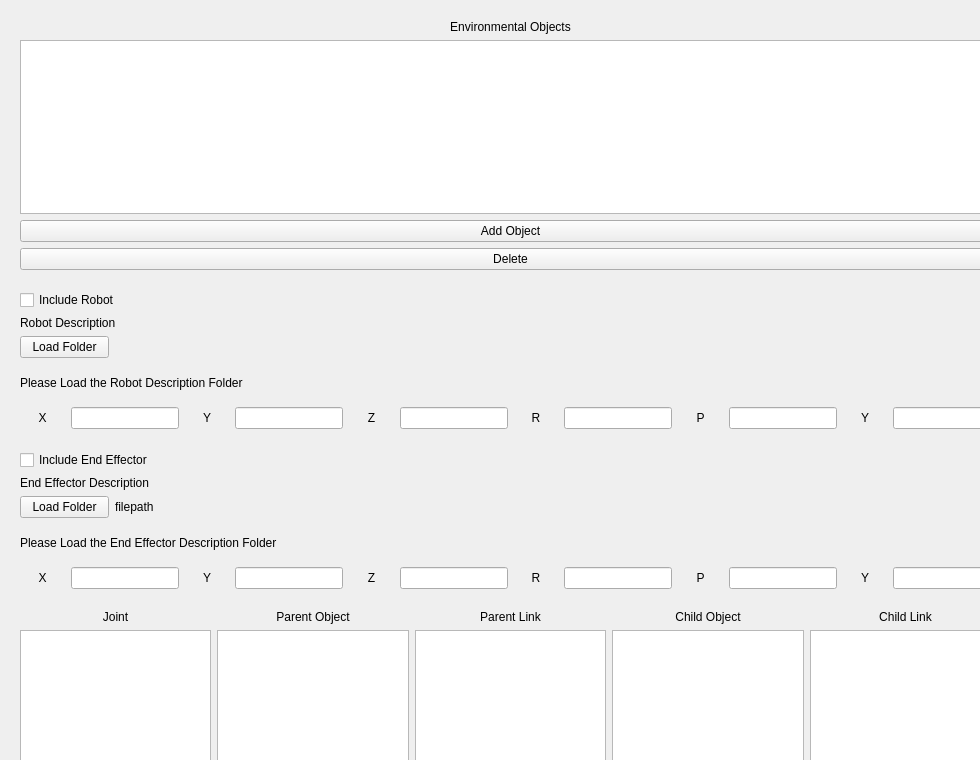
<?xml version="1.0" encoding="UTF-8"?>
<ui version="4.0">
 <class>NewScene</class>
 <widget class="QDialog" name="NewScene">
  <property name="geometry">
   <rect>
    <x>0</x>
    <y>0</y>
    <width>980</width>
    <height>760</height>
   </rect>
  </property>
  <property name="windowTitle">
   <string>New Scene</string>
  </property>
  <widget class="QWidget" name="layoutWidget">
   <property name="geometry">
    <rect>
     <x>20</x>
     <y>610</y>
     <width>981</width>
     <height>283</height>
    </rect>
   </property>
   <layout class="QVBoxLayout" name="verticalLayout_14">
    <item>
     <layout class="QHBoxLayout" name="horizontalLayout_2">
      <item>
       <layout class="QVBoxLayout" name="verticalLayout_4">
        <item>
         <widget class="QLabel" name="ext_joint_label">
          <property name="text">
           <string>Joint</string>
          </property>
          <property name="alignment">
           <set>Qt::AlignCenter</set>
          </property>
         </widget>
        </item>
        <item>
         <widget class="QListWidget" name="ext_joint_list"/>
        </item>
       </layout>
      </item>
      <item>
       <layout class="QVBoxLayout" name="verticalLayout_7">
        <item>
         <widget class="QLabel" name="parent_obj_label">
          <property name="text">
           <string>Parent Object</string>
          </property>
          <property name="alignment">
           <set>Qt::AlignCenter</set>
          </property>
         </widget>
        </item>
        <item>
         <widget class="QListWidget" name="parent_obj_list"/>
        </item>
       </layout>
      </item>
      <item>
       <layout class="QVBoxLayout" name="verticalLayout_9">
        <item>
         <widget class="QLabel" name="parent_link_label">
          <property name="text">
           <string>Parent Link</string>
          </property>
          <property name="alignment">
           <set>Qt::AlignCenter</set>
          </property>
         </widget>
        </item>
        <item>
         <widget class="QListWidget" name="parent_link_list"/>
        </item>
       </layout>
      </item>
      <item>
       <layout class="QVBoxLayout" name="verticalLayout_11">
        <item>
         <widget class="QLabel" name="child_obj_label">
          <property name="text">
           <string>Child Object</string>
          </property>
          <property name="alignment">
           <set>Qt::AlignCenter</set>
          </property>
         </widget>
        </item>
        <item>
         <widget class="QListWidget" name="child_obj_list"/>
        </item>
       </layout>
      </item>
      <item>
       <layout class="QVBoxLayout" name="verticalLayout_13">
        <item>
         <widget class="QLabel" name="child_link_label">
          <property name="text">
           <string>Child Link</string>
          </property>
          <property name="alignment">
           <set>Qt::AlignCenter</set>
          </property>
         </widget>
        </item>
        <item>
         <widget class="QListWidget" name="child_link_list"/>
        </item>
       </layout>
      </item>
     </layout>
    </item>
    <item>
     <widget class="QPushButton" name="add_ext_joint">
      <property name="text">
       <string>Add External Joint</string>
      </property>
     </widget>
    </item>
    <item>
     <widget class="QPushButton" name="del_ext_joint">
      <property name="text">
       <string>Delete</string>
      </property>
     </widget>
    </item>
   </layout>
  </widget>
  <widget class="QLabel" name="ext_joint_error">
   <property name="geometry">
    <rect>
     <x>20</x>
     <y>900</y>
     <width>741</width>
     <height>20</height>
    </rect>
   </property>
   <property name="text">
    <string/>
   </property>
  </widget>
  <widget class="QTextBrowser" name="errorlist">
   <property name="geometry">
    <rect>
     <x>20</x>
     <y>900</y>
     <width>741</width>
     <height>51</height>
    </rect>
   </property>
  </widget>
  <widget class="QPushButton" name="create_environment">
   <property name="geometry">
    <rect>
     <x>790</x>
     <y>910</y>
     <width>191</width>
     <height>25</height>
    </rect>
   </property>
   <property name="text">
    <string>Create Environment</string>
   </property>
  </widget>
  <widget class="QWidget" name="layoutWidget_2">
   <property name="geometry">
    <rect>
     <x>20</x>
     <y>290</y>
     <width>981</width>
     <height>139</height>
    </rect>
   </property>
   <layout class="QVBoxLayout" name="verticalLayout_10">
    <item>
     <layout class="QVBoxLayout" name="verticalLayout_8">
      <item>
       <widget class="QCheckBox" name="enable_robot">
        <property name="text">
         <string>Include Robot</string>
        </property>
       </widget>
      </item>
      <item>
       <widget class="QLabel" name="robot_desc_label">
        <property name="text">
         <string>Robot Description</string>
        </property>
       </widget>
      </item>
      <item>
       <layout class="QHBoxLayout" name="horizontalLayout_6">
        <item>
         <widget class="QPushButton" name="load_robot_desc">
          <property name="maximumSize">
           <size>
            <width>89</width>
            <height>16777215</height>
           </size>
          </property>
          <property name="text">
           <string>Load Folder</string>
          </property>
         </widget>
        </item>
        <item>
         <widget class="QLabel" name="robot_desc_filepath">
          <property name="text">
           <string/>
          </property>
         </widget>
        </item>
       </layout>
      </item>
     </layout>
    </item>
    <item>
     <widget class="QLabel" name="robot_desc_error">
      <property name="text">
       <string>Please Load the Robot Description Folder</string>
      </property>
     </widget>
    </item>
    <item>
     <layout class="QHBoxLayout" name="horizontalLayout_4">
      <item>
       <widget class="QLabel" name="robot_x_label">
        <property name="sizePolicy">
         <sizepolicy hsizetype="Minimum" vsizetype="Minimum">
          <horstretch>0</horstretch>
          <verstretch>0</verstretch>
         </sizepolicy>
        </property>
        <property name="text">
         <string>X</string>
        </property>
        <property name="alignment">
         <set>Qt::AlignCenter</set>
        </property>
       </widget>
      </item>
      <item>
       <widget class="QLineEdit" name="robot_x">
        <property name="sizePolicy">
         <sizepolicy hsizetype="Minimum" vsizetype="Fixed">
          <horstretch>0</horstretch>
          <verstretch>0</verstretch>
         </sizepolicy>
        </property>
       </widget>
      </item>
      <item>
       <widget class="QLabel" name="robot_y_label">
        <property name="sizePolicy">
         <sizepolicy hsizetype="Minimum" vsizetype="Minimum">
          <horstretch>0</horstretch>
          <verstretch>0</verstretch>
         </sizepolicy>
        </property>
        <property name="text">
         <string>Y</string>
        </property>
        <property name="alignment">
         <set>Qt::AlignCenter</set>
        </property>
       </widget>
      </item>
      <item>
       <widget class="QLineEdit" name="robot_y">
        <property name="sizePolicy">
         <sizepolicy hsizetype="Minimum" vsizetype="Fixed">
          <horstretch>0</horstretch>
          <verstretch>0</verstretch>
         </sizepolicy>
        </property>
       </widget>
      </item>
      <item>
       <widget class="QLabel" name="robot_z_label">
        <property name="sizePolicy">
         <sizepolicy hsizetype="Minimum" vsizetype="Minimum">
          <horstretch>0</horstretch>
          <verstretch>0</verstretch>
         </sizepolicy>
        </property>
        <property name="text">
         <string>Z</string>
        </property>
        <property name="alignment">
         <set>Qt::AlignCenter</set>
        </property>
       </widget>
      </item>
      <item>
       <widget class="QLineEdit" name="robot_z">
        <property name="sizePolicy">
         <sizepolicy hsizetype="Minimum" vsizetype="Fixed">
          <horstretch>0</horstretch>
          <verstretch>0</verstretch>
         </sizepolicy>
        </property>
       </widget>
      </item>
      <item>
       <widget class="QLabel" name="robot_roll_label">
        <property name="sizePolicy">
         <sizepolicy hsizetype="Minimum" vsizetype="Minimum">
          <horstretch>0</horstretch>
          <verstretch>0</verstretch>
         </sizepolicy>
        </property>
        <property name="text">
         <string>R</string>
        </property>
        <property name="alignment">
         <set>Qt::AlignCenter</set>
        </property>
       </widget>
      </item>
      <item>
       <widget class="QLineEdit" name="robot_roll">
        <property name="sizePolicy">
         <sizepolicy hsizetype="Minimum" vsizetype="Fixed">
          <horstretch>0</horstretch>
          <verstretch>0</verstretch>
         </sizepolicy>
        </property>
        <property name="text">
         <string/>
        </property>
       </widget>
      </item>
      <item>
       <widget class="QLabel" name="robot_pitch_label">
        <property name="sizePolicy">
         <sizepolicy hsizetype="Minimum" vsizetype="Minimum">
          <horstretch>0</horstretch>
          <verstretch>0</verstretch>
         </sizepolicy>
        </property>
        <property name="text">
         <string>P</string>
        </property>
        <property name="alignment">
         <set>Qt::AlignCenter</set>
        </property>
       </widget>
      </item>
      <item>
       <widget class="QLineEdit" name="robot_pitch">
        <property name="sizePolicy">
         <sizepolicy hsizetype="Minimum" vsizetype="Fixed">
          <horstretch>0</horstretch>
          <verstretch>0</verstretch>
         </sizepolicy>
        </property>
       </widget>
      </item>
      <item>
       <widget class="QLabel" name="robot_yaw_label">
        <property name="sizePolicy">
         <sizepolicy hsizetype="Minimum" vsizetype="Minimum">
          <horstretch>0</horstretch>
          <verstretch>0</verstretch>
         </sizepolicy>
        </property>
        <property name="text">
         <string>Y</string>
        </property>
        <property name="alignment">
         <set>Qt::AlignCenter</set>
        </property>
       </widget>
      </item>
      <item>
       <widget class="QLineEdit" name="robot_yaw">
        <property name="sizePolicy">
         <sizepolicy hsizetype="Minimum" vsizetype="Fixed">
          <horstretch>0</horstretch>
          <verstretch>0</verstretch>
         </sizepolicy>
        </property>
       </widget>
      </item>
     </layout>
    </item>
   </layout>
  </widget>
  <widget class="QWidget" name="layoutWidget_3">
   <property name="geometry">
    <rect>
     <x>20</x>
     <y>450</y>
     <width>981</width>
     <height>139</height>
    </rect>
   </property>
   <layout class="QVBoxLayout" name="verticalLayout_12">
    <item>
     <layout class="QVBoxLayout" name="verticalLayout_3">
      <item>
       <widget class="QCheckBox" name="enable_ee">
        <property name="text">
         <string>Include End Effector</string>
        </property>
       </widget>
      </item>
      <item>
       <widget class="QLabel" name="ee_desc_label">
        <property name="text">
         <string>End Effector Description</string>
        </property>
       </widget>
      </item>
      <item>
       <layout class="QHBoxLayout" name="horizontalLayout">
        <item>
         <widget class="QPushButton" name="load_ee_desc">
          <property name="maximumSize">
           <size>
            <width>89</width>
            <height>16777215</height>
           </size>
          </property>
          <property name="text">
           <string>Load Folder</string>
          </property>
         </widget>
        </item>
        <item>
         <widget class="QLabel" name="ee_desc_filepath">
          <property name="text">
           <string>filepath</string>
          </property>
         </widget>
        </item>
       </layout>
      </item>
     </layout>
    </item>
    <item>
     <widget class="QLabel" name="ee_desc_error">
      <property name="text">
       <string>Please Load the End Effector Description Folder</string>
      </property>
     </widget>
    </item>
    <item>
     <layout class="QHBoxLayout" name="horizontalLayout_3">
      <item>
       <widget class="QLabel" name="ee_x_label">
        <property name="sizePolicy">
         <sizepolicy hsizetype="Minimum" vsizetype="Minimum">
          <horstretch>0</horstretch>
          <verstretch>0</verstretch>
         </sizepolicy>
        </property>
        <property name="text">
         <string>X</string>
        </property>
        <property name="alignment">
         <set>Qt::AlignCenter</set>
        </property>
       </widget>
      </item>
      <item>
       <widget class="QLineEdit" name="ee_x">
        <property name="sizePolicy">
         <sizepolicy hsizetype="Minimum" vsizetype="Fixed">
          <horstretch>0</horstretch>
          <verstretch>0</verstretch>
         </sizepolicy>
        </property>
       </widget>
      </item>
      <item>
       <widget class="QLabel" name="ee_y_label">
        <property name="sizePolicy">
         <sizepolicy hsizetype="Minimum" vsizetype="Minimum">
          <horstretch>0</horstretch>
          <verstretch>0</verstretch>
         </sizepolicy>
        </property>
        <property name="text">
         <string>Y</string>
        </property>
        <property name="alignment">
         <set>Qt::AlignCenter</set>
        </property>
       </widget>
      </item>
      <item>
       <widget class="QLineEdit" name="ee_y">
        <property name="sizePolicy">
         <sizepolicy hsizetype="Minimum" vsizetype="Fixed">
          <horstretch>0</horstretch>
          <verstretch>0</verstretch>
         </sizepolicy>
        </property>
       </widget>
      </item>
      <item>
       <widget class="QLabel" name="ee_z_label">
        <property name="sizePolicy">
         <sizepolicy hsizetype="Minimum" vsizetype="Minimum">
          <horstretch>0</horstretch>
          <verstretch>0</verstretch>
         </sizepolicy>
        </property>
        <property name="text">
         <string>Z</string>
        </property>
        <property name="alignment">
         <set>Qt::AlignCenter</set>
        </property>
       </widget>
      </item>
      <item>
       <widget class="QLineEdit" name="ee_z">
        <property name="sizePolicy">
         <sizepolicy hsizetype="Minimum" vsizetype="Fixed">
          <horstretch>0</horstretch>
          <verstretch>0</verstretch>
         </sizepolicy>
        </property>
       </widget>
      </item>
      <item>
       <widget class="QLabel" name="ee_roll_label">
        <property name="sizePolicy">
         <sizepolicy hsizetype="Minimum" vsizetype="Minimum">
          <horstretch>0</horstretch>
          <verstretch>0</verstretch>
         </sizepolicy>
        </property>
        <property name="text">
         <string>R</string>
        </property>
        <property name="alignment">
         <set>Qt::AlignCenter</set>
        </property>
       </widget>
      </item>
      <item>
       <widget class="QLineEdit" name="ee_roll">
        <property name="sizePolicy">
         <sizepolicy hsizetype="Minimum" vsizetype="Fixed">
          <horstretch>0</horstretch>
          <verstretch>0</verstretch>
         </sizepolicy>
        </property>
       </widget>
      </item>
      <item>
       <widget class="QLabel" name="ee_pitch_label">
        <property name="sizePolicy">
         <sizepolicy hsizetype="Minimum" vsizetype="Minimum">
          <horstretch>0</horstretch>
          <verstretch>0</verstretch>
         </sizepolicy>
        </property>
        <property name="text">
         <string>P</string>
        </property>
        <property name="alignment">
         <set>Qt::AlignCenter</set>
        </property>
       </widget>
      </item>
      <item>
       <widget class="QLineEdit" name="ee_pitch">
        <property name="sizePolicy">
         <sizepolicy hsizetype="Minimum" vsizetype="Fixed">
          <horstretch>0</horstretch>
          <verstretch>0</verstretch>
         </sizepolicy>
        </property>
       </widget>
      </item>
      <item>
       <widget class="QLabel" name="ee_yaw_label">
        <property name="sizePolicy">
         <sizepolicy hsizetype="Minimum" vsizetype="Minimum">
          <horstretch>0</horstretch>
          <verstretch>0</verstretch>
         </sizepolicy>
        </property>
        <property name="text">
         <string>Y</string>
        </property>
        <property name="alignment">
         <set>Qt::AlignCenter</set>
        </property>
       </widget>
      </item>
      <item>
       <widget class="QLineEdit" name="ee_yaw">
        <property name="sizePolicy">
         <sizepolicy hsizetype="Minimum" vsizetype="Fixed">
          <horstretch>0</horstretch>
          <verstretch>0</verstretch>
         </sizepolicy>
        </property>
       </widget>
      </item>
     </layout>
    </item>
   </layout>
  </widget>
  <widget class="QWidget" name="layoutWidget_4">
   <property name="geometry">
    <rect>
     <x>20</x>
     <y>20</y>
     <width>981</width>
     <height>250</height>
    </rect>
   </property>
   <layout class="QVBoxLayout" name="verticalLayout_2">
    <item>
     <layout class="QVBoxLayout" name="verticalLayout">
      <item>
       <widget class="QLabel" name="environmental_objects_label">
        <property name="text">
         <string>Environmental Objects</string>
        </property>
        <property name="alignment">
         <set>Qt::AlignCenter</set>
        </property>
       </widget>
      </item>
      <item>
       <widget class="QListWidget" name="object_list"/>
      </item>
     </layout>
    </item>
    <item>
     <widget class="QPushButton" name="add_object">
      <property name="text">
       <string>Add Object</string>
      </property>
     </widget>
    </item>
    <item>
     <widget class="QPushButton" name="delete_object">
      <property name="text">
       <string>Delete</string>
      </property>
     </widget>
    </item>
   </layout>
  </widget>
 </widget>
 <resources/>
 <connections/>
</ui>
